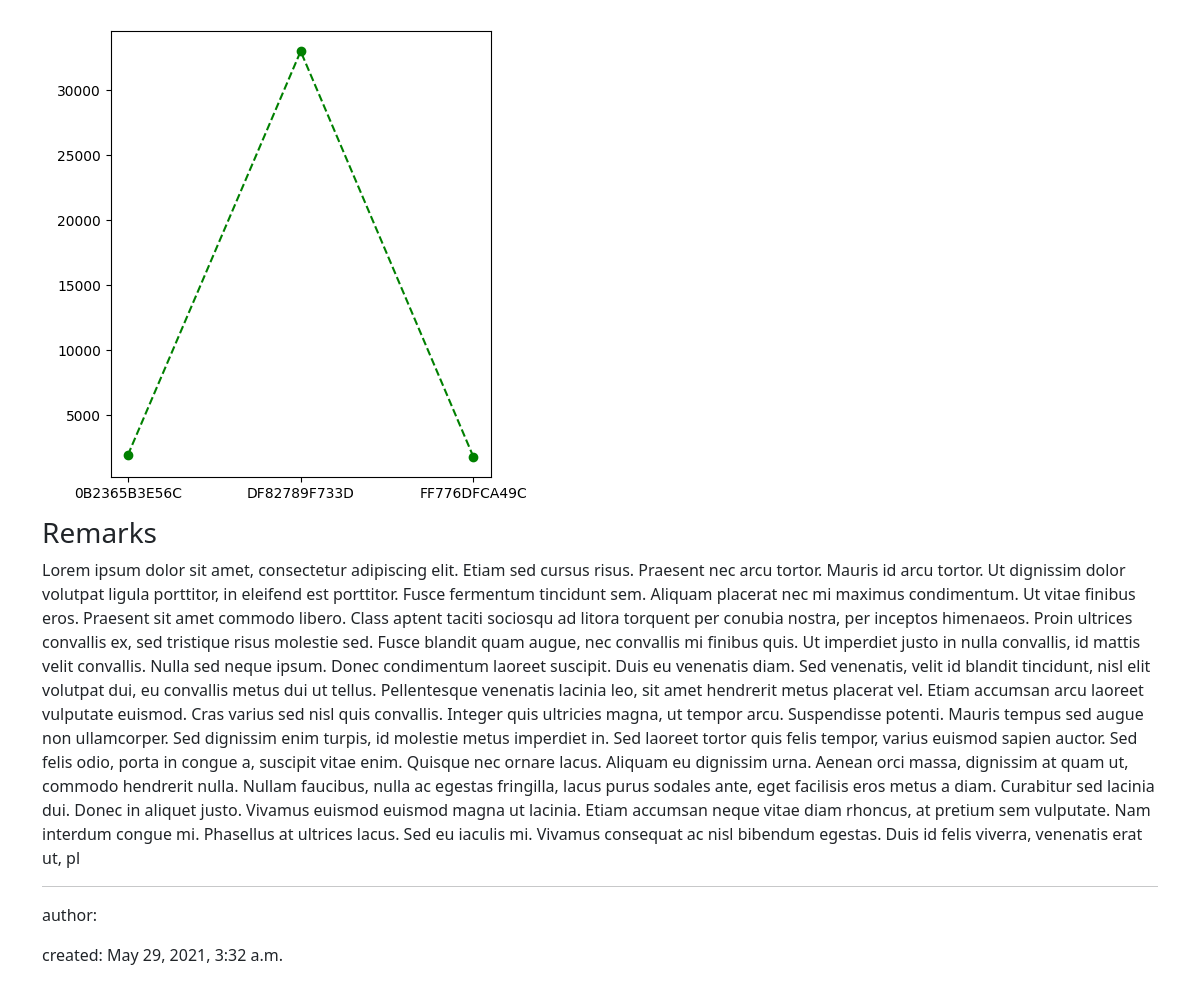
The app's page /reports/10 with its own data.
### reports/models.py (models this page shows, shortened)
class Report(models.Model):
    name = models.CharField(max_length=120)
    image = models.ImageField(upload_to='reports', blank=True)
    remarks = models.TextField()
    auth = models.ForeignKey(Profile, on_delete=models.CASCADE)
    created = models.DateTimeField(auto_now_add=True)
    updated = models.DateTimeField(auto_now=True)
    class Meta:
        ordering = ('-created', )

### reports/views.py (the view)
# urls.py: path('<pk>', ReportDetailView.as_view(), name='detail'),
class ReportDetailView(DetailView):
    model = Report
    template_name = 'reports/detail.html'

### reports/templates/reports/detail.html (shortened to what this page needs)
{% extends 'base.html' %}
{% block content %}
    {% if object.image %}
        <img src="{{object.image.url}}" alt="{{object.name}}" class="img-fluid">
    {% endif %}
    <br>
    <h3>Remarks</h3>
    <p>{{object.remarks}}</p>
    <hr>
    <p>author: {{object.author.user.username}}</p>
    <p>created: {{object.created}}</p>
{% endblock content %}

### records on screen
Report: image (picture), remarks "Lorem ipsum dolor sit amet, consectetur adipiscing elit. Etiam sed cursus risus. Praesent nec arcu tortor. Mauris id arcu tortor. Ut dignissim dolor volutpat ligula porttitor, in eleifend est porttitor. Fusce fermentum tincidunt sem. Aliquam placerat nec mi maximus condimentum. Ut vitae finibus eros. Praesent sit amet commodo libero. Class aptent taciti sociosqu ad litora torquent per conubia nostra, per inceptos himenaeos. Proin ultrices convallis ex, sed tristique risus molestie sed. Fusce blandit quam augue, nec convallis mi finibus quis. Ut imperdiet justo in nulla convallis, id mattis velit convallis. Nulla sed neque ipsum. Donec condimentum laoreet suscipit. Duis eu venenatis diam.…", created "May 29, 2021, 3:32 a.m."
